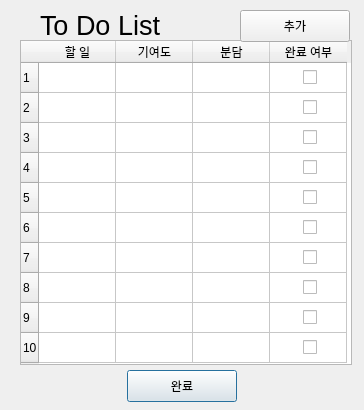
<?xml version="1.0" encoding="UTF-8"?>
<ui version="4.0">
 <class>Dialog</class>
 <widget class="QDialog" name="Dialog">
  <property name="geometry">
   <rect>
    <x>0</x>
    <y>0</y>
    <width>364</width>
    <height>410</height>
   </rect>
  </property>
  <property name="windowTitle">
   <string>To Do List</string>
  </property>
  <widget class="QLabel" name="label">
   <property name="geometry">
    <rect>
     <x>40</x>
     <y>10</y>
     <width>200</width>
     <height>30</height>
    </rect>
   </property>
   <property name="font">
    <font>
     <pointsize>20</pointsize>
    </font>
   </property>
   <property name="text">
    <string>To Do List</string>
   </property>
  </widget>
  <widget class="QTableWidget" name="tableWidget">
   <property name="geometry">
    <rect>
     <x>20</x>
     <y>40</y>
     <width>332</width>
     <height>325</height>
    </rect>
   </property>
   <attribute name="horizontalHeaderDefaultSectionSize">
    <number>77</number>
   </attribute>
   <row>
    <property name="text">
     <string>1</string>
    </property>
   </row>
   <row>
    <property name="text">
     <string>2</string>
    </property>
   </row>
   <row>
    <property name="text">
     <string>3</string>
    </property>
   </row>
   <row>
    <property name="text">
     <string>4</string>
    </property>
   </row>
   <row>
    <property name="text">
     <string>5</string>
    </property>
   </row>
   <row>
    <property name="text">
     <string>6</string>
    </property>
   </row>
   <row>
    <property name="text">
     <string>7</string>
    </property>
   </row>
   <row>
    <property name="text">
     <string>8</string>
    </property>
   </row>
   <row>
    <property name="text">
     <string>9</string>
    </property>
   </row>
   <row>
    <property name="text">
     <string>10</string>
    </property>
   </row>
   <column>
    <property name="text">
     <string>할 일</string>
    </property>
   </column>
   <column>
    <property name="text">
     <string>기여도</string>
    </property>
   </column>
   <column>
    <property name="text">
     <string>분담</string>
    </property>
   </column>
   <column>
    <property name="text">
     <string>완료 여부</string>
    </property>
   </column>
  </widget>
  <widget class="QPushButton" name="pushButton_2">
   <property name="geometry">
    <rect>
     <x>127</x>
     <y>370</y>
     <width>110</width>
     <height>32</height>
    </rect>
   </property>
   <property name="text">
    <string>완료</string>
   </property>
  </widget>
  <widget class="QCheckBox" name="checkBox">
   <property name="geometry">
    <rect>
     <x>303</x>
     <y>67</y>
     <width>87</width>
     <height>20</height>
    </rect>
   </property>
   <property name="text">
    <string/>
   </property>
   <property name="checked">
    <bool>false</bool>
   </property>
   <property name="tristate">
    <bool>false</bool>
   </property>
  </widget>
  <widget class="QCheckBox" name="checkBox_2">
   <property name="geometry">
    <rect>
     <x>303</x>
     <y>127</y>
     <width>87</width>
     <height>20</height>
    </rect>
   </property>
   <property name="text">
    <string/>
   </property>
  </widget>
  <widget class="QCheckBox" name="checkBox_3">
   <property name="geometry">
    <rect>
     <x>303</x>
     <y>97</y>
     <width>87</width>
     <height>20</height>
    </rect>
   </property>
   <property name="text">
    <string/>
   </property>
  </widget>
  <widget class="QCheckBox" name="checkBox_4">
   <property name="geometry">
    <rect>
     <x>303</x>
     <y>157</y>
     <width>87</width>
     <height>20</height>
    </rect>
   </property>
   <property name="text">
    <string/>
   </property>
  </widget>
  <widget class="QCheckBox" name="checkBox_5">
   <property name="geometry">
    <rect>
     <x>303</x>
     <y>187</y>
     <width>87</width>
     <height>20</height>
    </rect>
   </property>
   <property name="text">
    <string/>
   </property>
  </widget>
  <widget class="QCheckBox" name="checkBox_6">
   <property name="geometry">
    <rect>
     <x>303</x>
     <y>217</y>
     <width>87</width>
     <height>20</height>
    </rect>
   </property>
   <property name="text">
    <string/>
   </property>
  </widget>
  <widget class="QCheckBox" name="checkBox_7">
   <property name="geometry">
    <rect>
     <x>303</x>
     <y>247</y>
     <width>87</width>
     <height>20</height>
    </rect>
   </property>
   <property name="text">
    <string/>
   </property>
  </widget>
  <widget class="QCheckBox" name="checkBox_8">
   <property name="geometry">
    <rect>
     <x>303</x>
     <y>277</y>
     <width>87</width>
     <height>20</height>
    </rect>
   </property>
   <property name="text">
    <string/>
   </property>
  </widget>
  <widget class="QCheckBox" name="checkBox_9">
   <property name="geometry">
    <rect>
     <x>303</x>
     <y>307</y>
     <width>87</width>
     <height>20</height>
    </rect>
   </property>
   <property name="text">
    <string/>
   </property>
  </widget>
  <widget class="QCheckBox" name="checkBox_10">
   <property name="geometry">
    <rect>
     <x>303</x>
     <y>337</y>
     <width>87</width>
     <height>20</height>
    </rect>
   </property>
   <property name="text">
    <string/>
   </property>
  </widget>
  <widget class="QPushButton" name="pushButton_3">
   <property name="geometry">
    <rect>
     <x>240</x>
     <y>10</y>
     <width>110</width>
     <height>32</height>
    </rect>
   </property>
   <property name="text">
    <string>추가</string>
   </property>
  </widget>
 </widget>
 <resources/>
 <connections>
  <connection>
   <sender>pushButton_2</sender>
   <signal>clicked()</signal>
   <receiver>Dialog</receiver>
   <slot>close()</slot>
   <hints>
    <hint type="sourcelabel">
     <x>181</x>
     <y>385</y>
    </hint>
    <hint type="destinationlabel">
     <x>181</x>
     <y>204</y>
    </hint>
   </hints>
  </connection>
  <connection>
   <sender>pushButton_3</sender>
   <signal>clicked()</signal>
   <receiver>Dialog</receiver>
   <slot>btn_add()</slot>
   <hints>
    <hint type="sourcelabel">
     <x>318</x>
     <y>23</y>
    </hint>
    <hint type="destinationlabel">
     <x>295</x>
     <y>383</y>
    </hint>
   </hints>
  </connection>
  <connection>
   <sender>pushButton_3</sender>
   <signal>clicked()</signal>
   <receiver>tableWidget</receiver>
   <slot>repaint()</slot>
   <hints>
    <hint type="sourcelabel">
     <x>294</x>
     <y>25</y>
    </hint>
    <hint type="destinationlabel">
     <x>185</x>
     <y>202</y>
    </hint>
   </hints>
  </connection>
 </connections>
 <slots>
  <slot>btn_add()</slot>
 </slots>
</ui>
